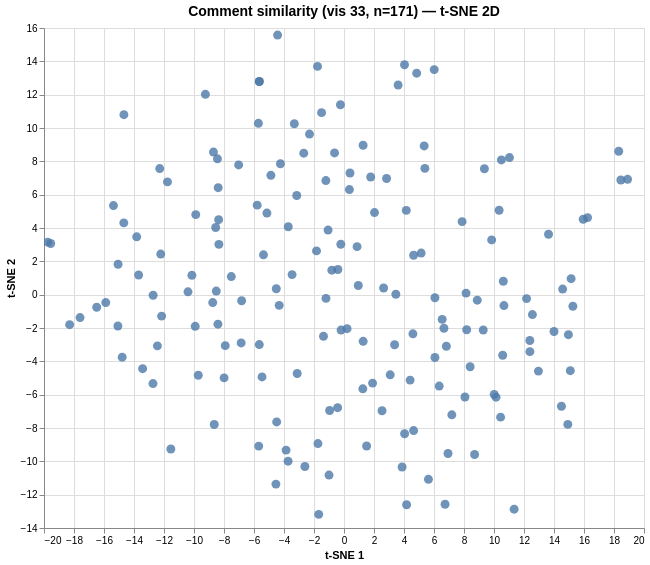

Specify this chart in Vega-Lite:
### Vega specification from a JSON file in a GitHub repository (floating-point values rounded to 4 significant figures; data arrays with more than 128 entries replaced by an {"elided": "..."} marker saying what was removed)
{"$schema": "https://vega.github.io/schema/vega/v6.json", "data": [{"name": "param_1e9efca18e7a2868_store"}, {"name": "source_0", "values": {"elided": "171 records"}}, {"name": "source_0_x_domain_dim_1", "values": [{"min": -19.76, "max": 18.91}]}, {"name": "source_0_y_domain_dim_2", "values": [{"min": -13.18, "max": 15.57}]}], "signals": [{"name": "unit", "value": {}, "on": [{"events": "pointermove", "update": "isTuple(group()) ? group() : unit"}]}, {"name": "param_1e9efca18e7a2868", "update": "vlSelectionResolve(\"param_1e9efca18e7a2868_store\", \"union\")"}, {"name": "param_1e9efca18e7a2868_dim_1", "on": [{"events": [{"source": "view", "type": "dblclick"}], "update": "null"}, {"events": {"signal": "param_1e9efca18e7a2868_translate_delta"}, "update": "panLinear(param_1e9efca18e7a2868_translate_anchor.extent_x, -param_1e9efca18e7a2868_translate_delta.x / width)"}, {"events": {"signal": "param_1e9efca18e7a2868_zoom_delta"}, "update": "zoomLinear(domain(\"x\"), param_1e9efca18e7a2868_zoom_anchor.x, param_1e9efca18e7a2868_zoom_delta)"}]}, {"name": "param_1e9efca18e7a2868_dim_2", "on": [{"events": [{"source": "view", "type": "dblclick"}], "update": "null"}, {"events": {"signal": "param_1e9efca18e7a2868_translate_delta"}, "update": "panLinear(param_1e9efca18e7a2868_translate_anchor.extent_y, param_1e9efca18e7a2868_translate_delta.y / height)"}, {"events": {"signal": "param_1e9efca18e7a2868_zoom_delta"}, "update": "zoomLinear(domain(\"y\"), param_1e9efca18e7a2868_zoom_anchor.y, param_1e9efca18e7a2868_zoom_delta)"}]}, {"name": "param_1e9efca18e7a2868_tuple", "on": [{"events": [{"signal": "param_1e9efca18e7a2868_dim_1 || param_1e9efca18e7a2868_dim_2"}], "update": "param_1e9efca18e7a2868_dim_1 && param_1e9efca18e7a2868_dim_2 ? {unit: \"\", fields: param_1e9efca18e7a2868_tuple_fields, values: [param_1e9efca18e7a2868_dim_1,param_1e9efca18e7a2868_dim_2]} : null"}]}, {"name": "param_1e9efca18e7a2868_tuple_fields", "value": [{"field": "dim_1", "channel": "x", "type": "R"}, {"field": "dim_2", "channel": "y", "type": "R"}]}, {"name": "param_1e9efca18e7a2868_translate_anchor", "value": {}, "on": [{"events": [{"source": "scope", "type": "pointerdown"}], "update": "{x: x(unit), y: y(unit), extent_x: domain(\"x\"), extent_y: domain(\"y\")}"}]}, {"name": "param_1e9efca18e7a2868_translate_delta", "value": {}, "on": [{"events": [{"source": "window", "between": [{"source": "scope", "type": "pointerdown"}, {"source": "window", "type": "pointerup"}], "type": "pointermove", "consume": true}], "update": "{x: param_1e9efca18e7a2868_translate_anchor.x - x(unit), y: param_1e9efca18e7a2868_translate_anchor.y - y(unit)}"}]}, {"name": "param_1e9efca18e7a2868_zoom_anchor", "on": [{"events": [{"source": "scope", "consume": true, "type": "wheel"}], "update": "{x: invert(\"x\", x(unit)), y: invert(\"y\", y(unit))}"}]}, {"name": "param_1e9efca18e7a2868_zoom_delta", "on": [{"events": [{"source": "scope", "consume": true, "type": "wheel"}], "update": "pow(1.001, event.deltaY * pow(16, event.deltaMode))", "force": true}]}, {"name": "param_1e9efca18e7a2868_modify", "on": [{"events": {"signal": "param_1e9efca18e7a2868_tuple"}, "update": "modify(\"param_1e9efca18e7a2868_store\", param_1e9efca18e7a2868_tuple, true)"}]}], "marks": [{"type": "symbol", "name": "marks", "from": {"data": "source_0"}, "encode": {"update": {"fill": {"value": "#4c78a8"}, "shape": {"value": "circle"}, "opacity": {"value": 0.8}, "size": {"value": 80}, "tooltip": {"signal": "{\"Comment #\": format(datum[\"index\"], \"\"), \"Comment\": isValid(datum[\"comment\"]) ? datum[\"comment\"] : \"\"+datum[\"comment\"]}"}, "y": {"field": "dim_2", "scale": "y"}, "x": {"field": "dim_1", "scale": "x"}}}, "style": ["circle"], "clip": true, "interactive": true}], "scales": [{"name": "x", "type": "linear", "domain": [{"signal": "(data(\"source_0_x_domain_dim_1\")[0] || {}).min"}, {"signal": "(data(\"source_0_x_domain_dim_1\")[0] || {}).max"}], "range": [0, {"signal": "width"}], "nice": true, "zero": true, "domainRaw": {"signal": "param_1e9efca18e7a2868[\"dim_1\"]"}}, {"name": "y", "type": "linear", "domain": [{"signal": "(data(\"source_0_y_domain_dim_2\")[0] || {}).min"}, {"signal": "(data(\"source_0_y_domain_dim_2\")[0] || {}).max"}], "range": [{"signal": "height"}, 0], "domainRaw": {"signal": "param_1e9efca18e7a2868[\"dim_2\"]"}, "nice": true, "zero": true}], "axes": [{"scale": "x", "grid": true, "domain": false, "orient": "bottom", "tickCount": {"signal": "ceil(width/40)"}, "maxExtent": 0, "aria": false, "ticks": false, "gridScale": "y", "minExtent": 0, "labels": false, "zindex": 0}, {"scale": "y", "grid": true, "gridScale": "x", "minExtent": 0, "aria": false, "labels": false, "zindex": 0, "ticks": false, "orient": "left", "maxExtent": 0, "domain": false, "tickCount": {"signal": "ceil(height/40)"}}, {"scale": "x", "orient": "bottom", "zindex": 0, "labelFlush": true, "labelOverlap": true, "title": "t-SNE 1", "grid": false, "tickCount": {"signal": "ceil(width/40)"}}, {"scale": "y", "tickCount": {"signal": "ceil(height/40)"}, "title": "t-SNE 2", "orient": "left", "grid": false, "zindex": 0, "labelOverlap": true}], "title": {"text": "Comment similarity (vis 33, n=171) — t-SNE 2D", "frame": "group", "fontSize": 14}, "style": "cell", "height": 500, "padding": 5, "width": 600, "background": "white"}
